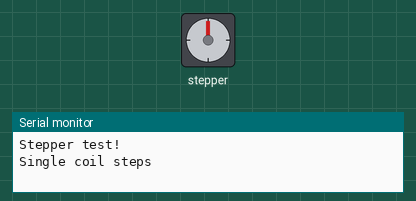
The sketch below on a simulated Arduino Uno, built with avr-gcc and run on an emulated ATmega328P. Shown: stepper motor, the last lines printed to the serial monitor. Stepper angles assume 400 steps per turn.

Above: at 0.15 s.
At 7.96 s:
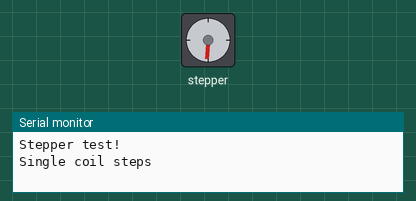
At 16.03 s:
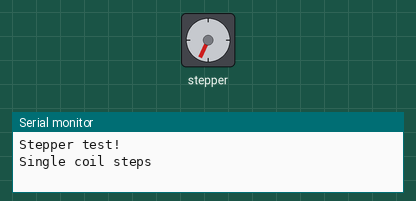
At 32.07 s:
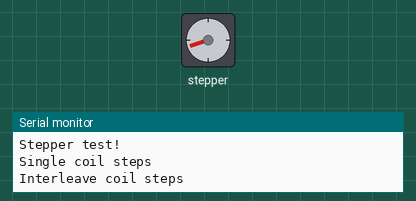
Timing chart, 0 to 40.0 s (numbered marks = the images above):
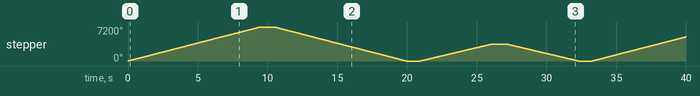

Measured:
- by itself, stepper: turns 7200° clockwise in 9.4 s, then 7200° counter-clockwise in 9.5 s, then 3600° clockwise in 5.2 s, then 3600° counter-clockwise in 5.2 s, and so on

The sketch:

sketch_jan21a.ino
```cpp
#include <AFMotor.h>

// Connect a stepper motor with 20 steps per revolution (18 degree)
// to motor port #1 (M1 and M2)  #2 (M3,M4)
AF_Stepper motor(400, 1);

void setup() {
  Serial.begin(9600);           // set up Serial library at 9600 bps
  Serial.println("Stepper test!");


  motor.setSpeed(150);
}

void loop() {
  Serial.println("Single coil steps");
  motor.step(8000, FORWARD, SINGLE);
  delay(1000);
  motor.step(8000, BACKWARD, SINGLE);
  delay(1000);

//  Serial.println("Double coil steps");
//  motor.step(2000, FORWARD, DOUBLE);
//  motor.step(5000, BACKWARD, DOUBLE);

  Serial.println("Interleave coil steps");
  motor.step(8000, FORWARD, INTERLEAVE);
  delay(1000);
  motor.step(8000, BACKWARD, INTERLEAVE);
  delay(1000);
//  Serial.println("Micrsostep steps");
//  motor.step(2000, FORWARD, MICROSTEP);
//  motor.step(2000, BACKWARD, MICROSTEP);
}
```
